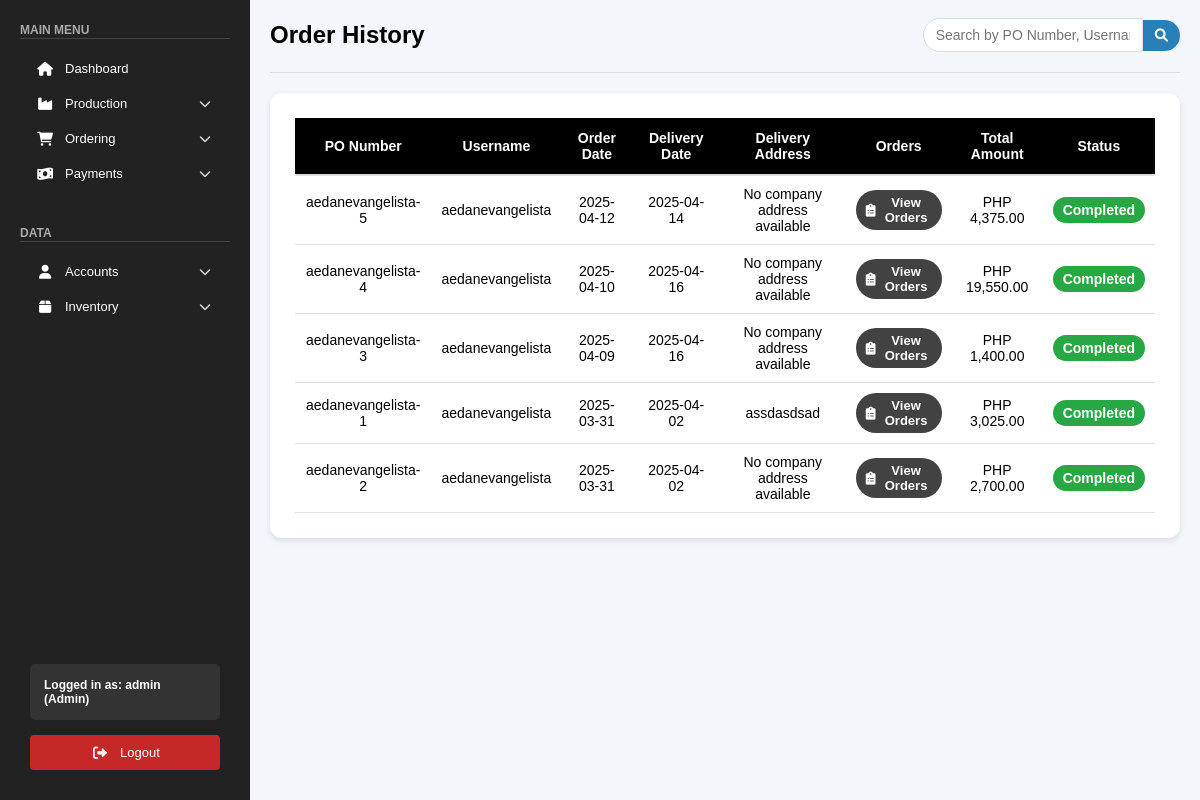
/public/pages/order_history.php (signed in), run on an earlier commit of the app's database.
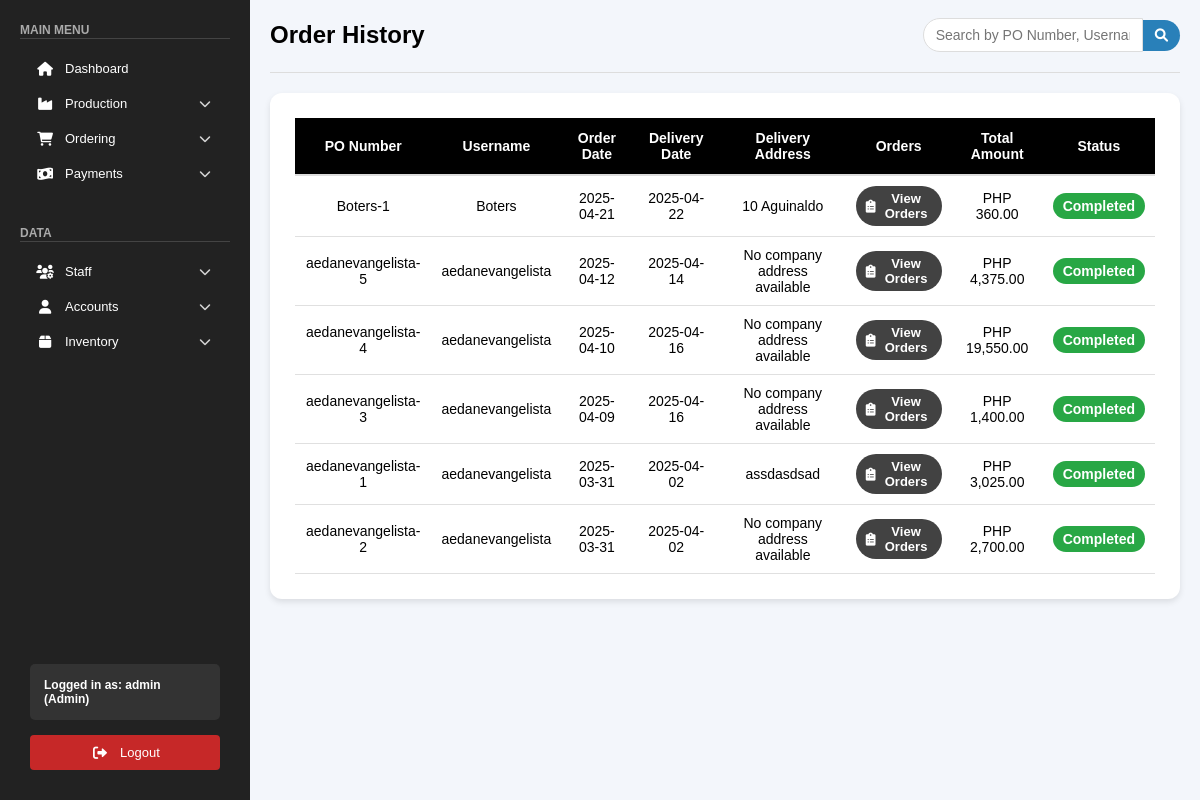
And on a later commit of the database.
### tables this page shows
CREATE TABLE `orders` (
  `id` int(11) NOT NULL,
  `po_number` varchar(255) NOT NULL,
  `username` varchar(255) NOT NULL,
  `order_date` date NOT NULL,
  `delivery_date` date NOT NULL,
  `delivery_address` varchar(255) DEFAULT NULL,
  `orders` longtext DEFAULT NULL CHECK (json_valid(`orders`)),
  `total_amount` decimal(10,2) NOT NULL,
  `status` enum('Pending','Active','Rejected','Completed') NOT NULL DEFAULT 'Pending',
  `contact_number` varchar(20) DEFAULT NULL,
  `special_instructions` text DEFAULT NULL,
  `payment_method` varchar(50) DEFAULT NULL,
  `subtotal` decimal(10,2) DEFAULT 0.00,
  `delivery_fee` decimal(10,2) DEFAULT 0.00,
  `progress` int(11) DEFAULT 0,
  `completed_items` longtext DEFAULT NULL,
  `item_progress_data` longtext DEFAULT NULL,
  `quantity_progress_data` longtext DEFAULT NULL,
  `item_progress_percentages` longtext DEFAULT NULL
);

### public/pages/order_history.php (the view, shortened to what the changed rows need)
<?php
include "../../backend/check_role.php";
$orders = [];
$sql = "SELECT po_number, username, order_date, delivery_date, delivery_address, orders, total_amount, status
        FROM orders
        WHERE status = 'Completed'
        ORDER BY order_date DESC";
$result = $conn->query($sql);
if ($result && $result->num_rows > 0) {
    while ($row = $result->fetch_assoc()) {
        $orders[] = $row;
    }
}
?>
<!DOCTYPE html>
<html lang="en">
<head>
    <link rel="stylesheet" href="/css/orders.css">
    <link rel="stylesheet" href="/css/sidebar.css">
    <link rel="stylesheet" href="https://cdnjs.cloudflare.com/ajax/libs/font-awesome/6.0.0/css/all.min.css">
</head>
<body>
    <?php include '../sidebar.php'; ?>
    <div class="main-content">
        <div class="orders-header">
            <h1>Order History</h1>
        </div>
        <div class="orders-table-container">
            <table class="orders-table">
                <thead>
                    <tr>
                        <th>PO Number</th>
                        <th>Username</th>
                        <th>Order Date</th>
                        <th>Delivery Date</th>
                        <th>Delivery Address</th>
                        <th>Orders</th>
                        <th>Total Amount</th>
                        <th>Status</th>
                    </tr>
                </thead>
                <tbody>
                    <?php if (count($orders) > 0): ?>
                        <?php foreach ($orders as $order): ?>
                            <tr>
                                <td><?= htmlspecialchars($order['po_number']) ?></td>
                                <td><?= htmlspecialchars($order['username']) ?></td>
                                <td><?= htmlspecialchars($order['order_date']) ?></td>
                                <td><?= htmlspecialchars($order['delivery_date']) ?></td>
                                <td><?= htmlspecialchars($order['delivery_address']) ?></td>
                                <td>
                                    <button class="view-orders-btn"
                                            onclick="viewOrderDetails('<?= htmlspecialchars($order['orders']) ?>', '<?= htmlspecialchars($order['po_number']) ?>', '<?= htmlspecialchars($order['username']) ?>', '<?= htmlspecialchars($order['delivery_address']) ?>')">
                                        <i class="fas fa-clipboard-list"></i>
                                            View Orders
                                    </button>
                                </td>
                                <td>PHP <?= htmlspecialchars(number_format($order['total_amount'], 2)) ?></td>
                                <td><span class="status-badge status-completed">Completed</span></td>
                            </tr>
                        <?php endforeach; ?>
                    <?php else: ?>
                        <tr>
                            <td colspan="8" class="no-orders">No completed transactions found.</td>
                        </tr>
                    <?php endif; ?>
                </tbody>
            </table>
        </div>
    </div>
</body>
</html>

### public/sidebar.php (shortened to what the changed rows need)
<?php
include_once "../../backend/check_role.php";
if (isset($_SESSION['admin_user_id'])) {
    $role = $_SESSION['admin_role'] ?? 'guest';
} else if (isset($_SESSION['client_user_id'])) {
    $username = $_SESSION['client_username'] ?? 'Guest';
    $role = $_SESSION['client_role'] ?? 'guest';
} else {
    $username = $_SESSION['username'] ?? 'Guest';
    $role = $_SESSION['role'] ?? 'guest';
}
$stmt = $conn->prepare("SELECT pages FROM roles WHERE role_name = ? AND status = 'active'");
$stmt->bind_param("s", $role);
$stmt->execute();
$stmt->bind_result($pages);
$allowedPages = array_map('trim', explode(',', $pages));
?>
<div class="sidebar">
    <div>
        <div class="menu-section">
            <?php if (in_array('Staff', $allowedPages) || in_array('Drivers', $allowedPages)): ?>
                <div class="submenu">
                    <span class="menu-item" onclick="toggleSubmenu(this)">
                        <div>
                            <i class="fas fa-users-cog"></i> Staff
                        </div>
                        <i class="fas fa-chevron-down"></i>
                    </span>
                </div>
            <?php endif; ?>
        </div>
    </div>
</div>

What changed in the data, as far as the page shows it:
added orders: po_number "Boters-1", username "Boters", order_date "2025-04-21", delivery_date "2025-04-22", delivery_address "10 Aguinaldo", total_amount "360.00"
Also different on the page:
text now shown: "Staff"
